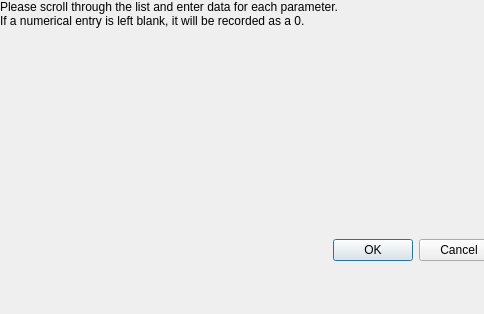
<?xml version="1.0" encoding="UTF-8"?>
<ui version="4.0">
 <class>DataEntryDialog</class>
 <widget class="QDialog" name="DataEntryDialog">
  <property name="geometry">
   <rect>
    <x>0</x>
    <y>0</y>
    <width>484</width>
    <height>314</height>
   </rect>
  </property>
  <property name="windowTitle">
   <string>New Data Entry</string>
  </property>
  <widget class="QWidget" name="verticalLayoutWidget">
   <property name="geometry">
    <rect>
     <x>0</x>
     <y>0</y>
     <width>499</width>
     <height>261</height>
    </rect>
   </property>
   <layout class="QVBoxLayout" name="mainLayout">
    <item>
     <widget class="QLabel" name="label">
      <property name="text">
       <string>Please scroll through the list and enter data for each parameter.
If a numerical entry is left blank, it will be recorded as a 0.</string>
      </property>
     </widget>
    </item>
    <item>
     <spacer name="verticalSpacer">
      <property name="orientation">
       <enum>Qt::Vertical</enum>
      </property>
      <property name="sizeHint" stdset="0">
       <size>
        <width>20</width>
        <height>40</height>
       </size>
      </property>
     </spacer>
    </item>
    <item>
     <widget class="QDialogButtonBox" name="buttonBox">
      <property name="standardButtons">
       <set>QDialogButtonBox::Cancel|QDialogButtonBox::Ok</set>
      </property>
     </widget>
    </item>
   </layout>
  </widget>
 </widget>
 <resources/>
 <connections/>
</ui>
